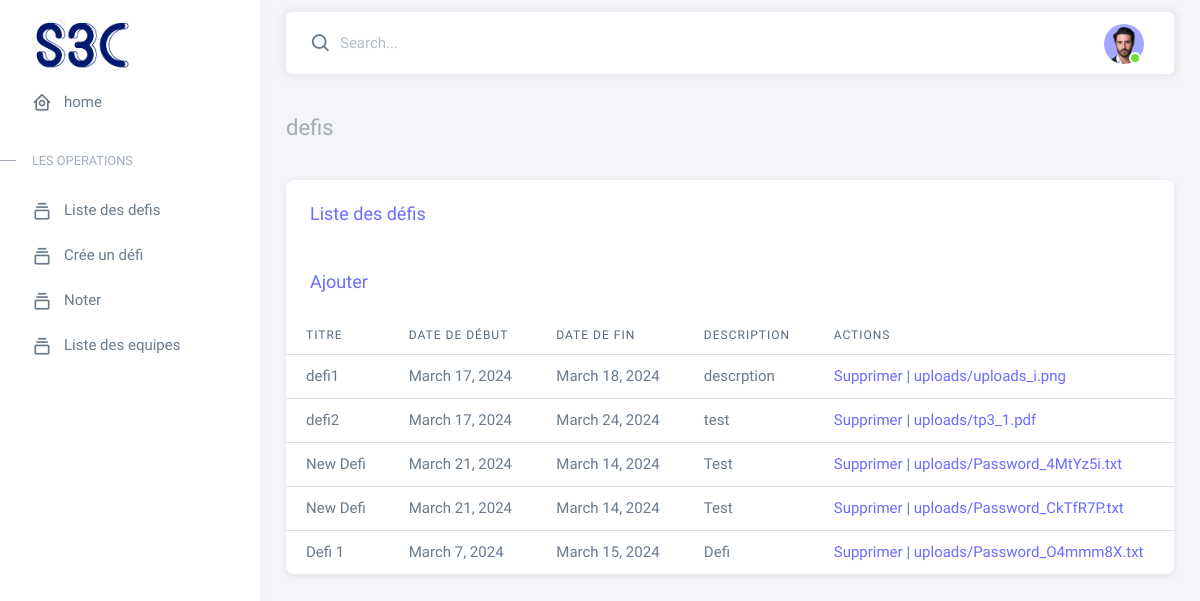
The app's page /list_defis/ with its own data.
### main/models.py (models this page shows)
class Défi(models.Model):
    titre = models.CharField(max_length=255)
    desc = models.TextField()
    file = models.FileField(upload_to='uploads/', null=True, blank=True)
    date_debut = models.DateField()
    date_fin = models.DateField()

### tach3/views.py (the view)
# urls.py: path('list_defis/', views.get_all_defis, name='list_defis'),
def get_all_defis(request):
    objs=Défi.objects.all()
    return render(request,'defis.html', {"objs":objs})

### tach3/templates/defis.html (shortened to what this page needs)
{% extends 'navbar_jery.html' %}
{% block content %}
<div class="content-wrapper">
    <div class="container-xxl flex-grow-1 container-p-y">
      <h4 class="py-3 mb-4"><span class="text-muted fw-light">defis</span>  </h4>
              <div class="card">
                <h5 class="card-header"><a href="/create_defi">Liste des défis</a></h5>
                <div class="table-responsive text-nowrap">
                  <h5 class="card-header"> <a  href="{% url 'create_defi' %}">Ajouter</a></h5>
                  <table class="table table-hover">
                    <thead>
                      <tr>
                        <th>Titre</th>
                        <th>Date de début</th>
                        <th>Date de fin</th>
                        <th>Description</th>
                        <th>Actions</th>
                      </tr>
                    </thead>
                    <tbody class="table-border-bottom-0">
                        {% for defi in objs %}
                      <tr>
                        <td>
                            {{ defi.titre }}
                        </td>
                        <td>
                            {{ defi.date_debut }}
                        </td>
                        <td>
                            {{ defi.date_fin }}
                        </td>
                        <td>
                            {{ defi.desc }}
                        </td>
                        <td>
                            <a href="{% url 'delete_defi' id=defi.id %}" id="supprimer">Supprimer</a> |
                            {% if file.file.name|slice:"-4:" == ".pdf" %}
                            <a href="{% url 'download_or_view_file' file_id=defi.id %}">{{ defi.file }} </a>
                            {% else %}
                                <a href="{% url 'download_or_view_file' file_id=defi.id %}">{{ defi.file }}</a>
                            {% endif %}
                        </td>
                      </tr>
                      {% endfor %}
                    </tbody>
                  </table>
                </div>
              </div>
              </div>
              </div>
              </div>
{% endblock content %}

### records on screen
Défi: titre "defi1", date_debut "March 17, 2024", date_fin "March 18, 2024", desc "descrption", file "uploads/uploads_i.png"
Défi: titre "defi2", date_debut "March 17, 2024", date_fin "March 24, 2024", desc "test", file "uploads/tp3_1.pdf"
Défi: titre "New Defi", date_debut "March 21, 2024", date_fin "March 14, 2024", desc "Test", file "uploads/Password_4MtYz5i.txt"
Défi: titre "New Defi", date_debut "March 21, 2024", date_fin "March 14, 2024", desc "Test", file "uploads/Password_CkTfR7P.txt"
Défi: titre "Defi 1", date_debut "March 7, 2024", date_fin "March 15, 2024", desc "Defi", file "uploads/Password_O4mmm8X.txt"
